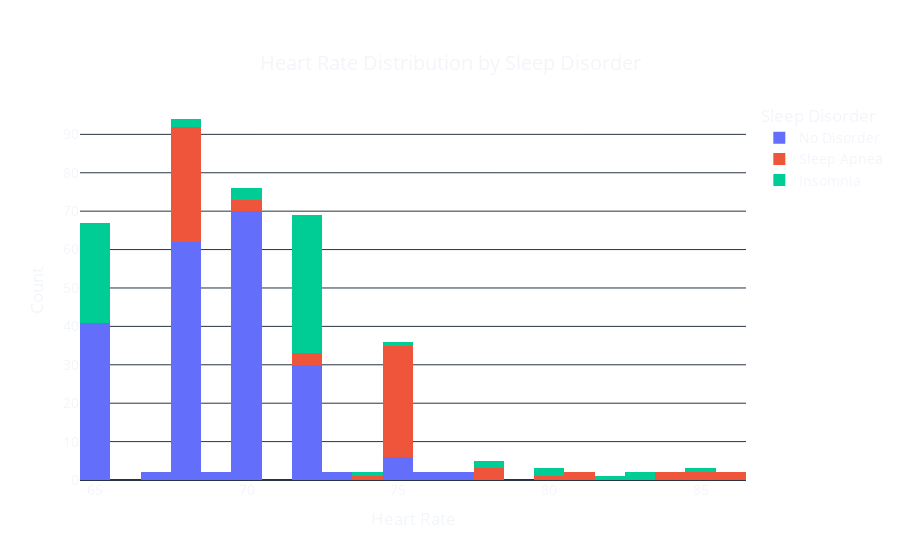

The notebook cell this image was saved under:
### Code cell
fig = px.histogram(data, x='Heart Rate', color='Sleep Disorder', 
                    title='Heart Rate Distribution by Sleep Disorder',
                    labels={'Heart Rate': 'Heart Rate', 'count': 'Count'},
                    template='plotly_dark')

fig.update_layout(
    xaxis_title='Heart Rate',
    yaxis_title='Count',
    title={
        'text': "Heart Rate Distribution by Sleep Disorder",
        'y': 0.9,
        'x': 0.5,
        'xanchor': 'center',
        'yanchor': 'top'},
    font=dict(size=14),
    plot_bgcolor='rgba(0,0,0,0)',
    paper_bgcolor='rgba(0,0,0,0)'
)

fig.show()

### Figure 1 — Plotly figure (JSON) as saved in the notebook; plotly's stock layout.template omitted (floating-point values rounded to 4 significant figures; data arrays with more than 128 entries replaced by an {"elided": "..."} marker saying what was removed)
{"data": [{"alignmentgroup": "True", "bingroup": "x", "hovertemplate": "Sleep Disorder=No Disorder<br>Heart Rate=%{x}<br>count=%{y}<extra></extra>", "legendgroup": "No Disorder", "marker": {"color": "#636efa", "pattern": {"shape": ""}}, "name": "No Disorder", "offsetgroup": "No Disorder", "orientation": "v", "showlegend": true, "type": "histogram", "x": {"elided": "219 int values"}, "xaxis": "x", "yaxis": "y"}, {"alignmentgroup": "True", "bingroup": "x", "hovertemplate": "Sleep Disorder=Sleep Apnea<br>Heart Rate=%{x}<br>count=%{y}<extra></extra>", "legendgroup": "Sleep Apnea", "marker": {"color": "#EF553B", "pattern": {"shape": ""}}, "name": "Sleep Apnea", "offsetgroup": "Sleep Apnea", "orientation": "v", "showlegend": true, "type": "histogram", "x": [85, 85, 80, 70, 78, 70, 81, 81, 84, 74, 68, 68, 84, 78, 78, 70, 72, 75, 75, 75, 75, 75, 75, 75, 75, 75, 86, 86, 75, 75, 75, 75, 75, 75, 75, 75, 75, 75, 75, 75, 75, 75, 75, 75, 75, 75, 75, 75, 72, 72, 68, 68, 68, 68, 68, 68, 68, 68, 68, 68, 68, 68, 68, 68, 68, 68, 68, 68, 68, 68, 68, 68, 68, 68, 68, 68, 68, 68], "xaxis": "x", "yaxis": "y"}, {"alignmentgroup": "True", "bingroup": "x", "hovertemplate": "Sleep Disorder=Insomnia<br>Heart Rate=%{x}<br>count=%{y}<extra></extra>", "legendgroup": "Insomnia", "marker": {"color": "#00cc96", "pattern": {"shape": ""}}, "name": "Insomnia", "offsetgroup": "Insomnia", "orientation": "v", "showlegend": true, "type": "histogram", "x": [85, 82, 80, 78, 72, 68, 74, 68, 80, 70, 72, 65, 72, 65, 72, 65, 72, 72, 72, 72, 72, 72, 72, 72, 72, 72, 70, 70, 65, 72, 72, 72, 65, 72, 65, 72, 65, 72, 65, 72, 65, 72, 65, 72, 72, 65, 72, 72, 65, 72, 72, 65, 72, 65, 72, 78, 65, 65, 65, 65, 65, 65, 65, 65, 65, 65, 65, 83, 83, 75, 72, 72, 72, 72, 72, 72, 65], "xaxis": "x", "yaxis": "y"}], "layout": {"barmode": "relative", "font": {"size": 14}, "legend": {"title": {"text": "Sleep Disorder"}, "tracegroupgap": 0}, "paper_bgcolor": "rgba(0,0,0,0)", "plot_bgcolor": "rgba(0,0,0,0)", "title": {"text": "Heart Rate Distribution by Sleep Disorder", "x": 0.5, "xanchor": "center", "y": 0.9, "yanchor": "top"}, "xaxis": {"anchor": "y", "domain": [0, 1], "title": {"text": "Heart Rate"}}, "yaxis": {"anchor": "x", "domain": [0, 1], "title": {"text": "Count"}}}}
